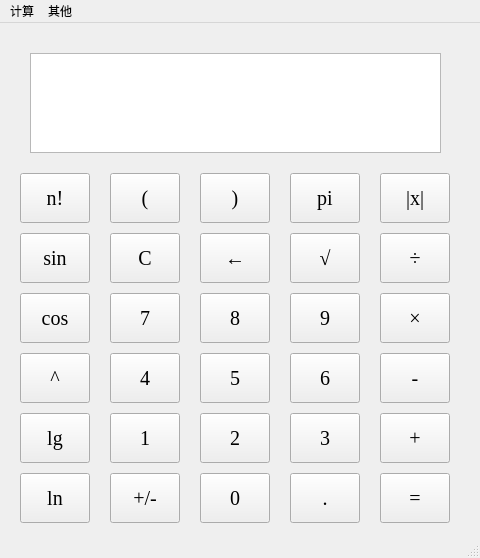
<?xml version="1.0" encoding="UTF-8"?>
<ui version="4.0">
 <class>Calculator_1_2</class>
 <widget class="QMainWindow" name="Calculator_1_2">
  <property name="geometry">
   <rect>
    <x>0</x>
    <y>0</y>
    <width>480</width>
    <height>558</height>
   </rect>
  </property>
  <property name="windowTitle">
   <string>Calculator V1.2</string>
  </property>
  <widget class="QWidget" name="centralwidget">
   <widget class="QTextBrowser" name="textBrowser">
    <property name="geometry">
     <rect>
      <x>30</x>
      <y>30</y>
      <width>411</width>
      <height>100</height>
     </rect>
    </property>
    <property name="font">
     <font>
      <family>Terminal</family>
      <pointsize>12</pointsize>
     </font>
    </property>
    <property name="cursor" stdset="0">
     <cursorShape>ArrowCursor</cursorShape>
    </property>
    <property name="html">
     <string>&lt;!DOCTYPE HTML PUBLIC &quot;-//W3C//DTD HTML 4.0//EN&quot; &quot;http://www.w3.org/TR/REC-html40/strict.dtd&quot;&gt;
&lt;html&gt;&lt;head&gt;&lt;meta name=&quot;qrichtext&quot; content=&quot;1&quot; /&gt;&lt;style type=&quot;text/css&quot;&gt;
p, li { white-space: pre-wrap; }
&lt;/style&gt;&lt;/head&gt;&lt;body style=&quot; font-family:'Terminal'; font-size:12pt; font-weight:400; font-style:normal;&quot;&gt;
&lt;p style=&quot;-qt-paragraph-type:empty; margin-top:0px; margin-bottom:0px; margin-left:0px; margin-right:0px; -qt-block-indent:0; text-indent:0px;&quot;&gt;&lt;br /&gt;&lt;/p&gt;&lt;/body&gt;&lt;/html&gt;</string>
    </property>
   </widget>
   <widget class="QPushButton" name="pushButton_Dot">
    <property name="geometry">
     <rect>
      <x>290</x>
      <y>450</y>
      <width>70</width>
      <height>50</height>
     </rect>
    </property>
    <property name="font">
     <font>
      <family>Times New Roman</family>
      <pointsize>15</pointsize>
     </font>
    </property>
    <property name="text">
     <string>.</string>
    </property>
   </widget>
   <widget class="QPushButton" name="pushButton_6">
    <property name="geometry">
     <rect>
      <x>290</x>
      <y>330</y>
      <width>70</width>
      <height>50</height>
     </rect>
    </property>
    <property name="font">
     <font>
      <family>Times New Roman</family>
      <pointsize>15</pointsize>
     </font>
    </property>
    <property name="text">
     <string>6</string>
    </property>
   </widget>
   <widget class="QPushButton" name="pushButton_8">
    <property name="geometry">
     <rect>
      <x>200</x>
      <y>270</y>
      <width>70</width>
      <height>50</height>
     </rect>
    </property>
    <property name="font">
     <font>
      <family>Times New Roman</family>
      <pointsize>15</pointsize>
     </font>
    </property>
    <property name="text">
     <string>8</string>
    </property>
   </widget>
   <widget class="QPushButton" name="pushButton_Eq">
    <property name="geometry">
     <rect>
      <x>380</x>
      <y>450</y>
      <width>70</width>
      <height>50</height>
     </rect>
    </property>
    <property name="font">
     <font>
      <family>Times New Roman</family>
      <pointsize>15</pointsize>
     </font>
    </property>
    <property name="text">
     <string>=</string>
    </property>
   </widget>
   <widget class="QPushButton" name="pushButton_Del">
    <property name="geometry">
     <rect>
      <x>200</x>
      <y>210</y>
      <width>70</width>
      <height>50</height>
     </rect>
    </property>
    <property name="font">
     <font>
      <family>Times New Roman</family>
      <pointsize>15</pointsize>
     </font>
    </property>
    <property name="text">
     <string>←</string>
    </property>
   </widget>
   <widget class="QPushButton" name="pushButton_1">
    <property name="geometry">
     <rect>
      <x>110</x>
      <y>390</y>
      <width>70</width>
      <height>50</height>
     </rect>
    </property>
    <property name="font">
     <font>
      <family>Times New Roman</family>
      <pointsize>15</pointsize>
     </font>
    </property>
    <property name="text">
     <string>1</string>
    </property>
   </widget>
   <widget class="QPushButton" name="pushButton_9">
    <property name="geometry">
     <rect>
      <x>290</x>
      <y>270</y>
      <width>70</width>
      <height>50</height>
     </rect>
    </property>
    <property name="font">
     <font>
      <family>Times New Roman</family>
      <pointsize>15</pointsize>
     </font>
    </property>
    <property name="text">
     <string>9</string>
    </property>
   </widget>
   <widget class="QPushButton" name="pushButton_Div">
    <property name="geometry">
     <rect>
      <x>380</x>
      <y>210</y>
      <width>70</width>
      <height>50</height>
     </rect>
    </property>
    <property name="font">
     <font>
      <family>Times New Roman</family>
      <pointsize>15</pointsize>
     </font>
    </property>
    <property name="text">
     <string>÷</string>
    </property>
   </widget>
   <widget class="QPushButton" name="pushButton_0">
    <property name="geometry">
     <rect>
      <x>200</x>
      <y>450</y>
      <width>70</width>
      <height>50</height>
     </rect>
    </property>
    <property name="font">
     <font>
      <family>Times New Roman</family>
      <pointsize>15</pointsize>
     </font>
    </property>
    <property name="text">
     <string>0</string>
    </property>
   </widget>
   <widget class="QPushButton" name="pushButton_4">
    <property name="geometry">
     <rect>
      <x>110</x>
      <y>330</y>
      <width>70</width>
      <height>50</height>
     </rect>
    </property>
    <property name="font">
     <font>
      <family>Times New Roman</family>
      <pointsize>15</pointsize>
     </font>
    </property>
    <property name="text">
     <string>4</string>
    </property>
   </widget>
   <widget class="QPushButton" name="pushButton_Sign">
    <property name="geometry">
     <rect>
      <x>110</x>
      <y>450</y>
      <width>70</width>
      <height>50</height>
     </rect>
    </property>
    <property name="font">
     <font>
      <family>Times New Roman</family>
      <pointsize>15</pointsize>
     </font>
    </property>
    <property name="text">
     <string>+/-</string>
    </property>
   </widget>
   <widget class="QPushButton" name="pushButton_5">
    <property name="geometry">
     <rect>
      <x>200</x>
      <y>330</y>
      <width>70</width>
      <height>50</height>
     </rect>
    </property>
    <property name="font">
     <font>
      <family>Times New Roman</family>
      <pointsize>15</pointsize>
     </font>
    </property>
    <property name="text">
     <string>5</string>
    </property>
   </widget>
   <widget class="QPushButton" name="pushButton_7">
    <property name="geometry">
     <rect>
      <x>110</x>
      <y>270</y>
      <width>70</width>
      <height>50</height>
     </rect>
    </property>
    <property name="font">
     <font>
      <family>Times New Roman</family>
      <pointsize>15</pointsize>
     </font>
    </property>
    <property name="text">
     <string>7</string>
    </property>
   </widget>
   <widget class="QPushButton" name="pushButton_Minus">
    <property name="geometry">
     <rect>
      <x>380</x>
      <y>330</y>
      <width>70</width>
      <height>50</height>
     </rect>
    </property>
    <property name="font">
     <font>
      <family>Times New Roman</family>
      <pointsize>15</pointsize>
     </font>
    </property>
    <property name="text">
     <string>-</string>
    </property>
   </widget>
   <widget class="QPushButton" name="pushButton_Times">
    <property name="geometry">
     <rect>
      <x>380</x>
      <y>270</y>
      <width>70</width>
      <height>50</height>
     </rect>
    </property>
    <property name="font">
     <font>
      <family>Times New Roman</family>
      <pointsize>15</pointsize>
     </font>
    </property>
    <property name="text">
     <string>×</string>
    </property>
   </widget>
   <widget class="QPushButton" name="pushButton_Sqrt">
    <property name="geometry">
     <rect>
      <x>290</x>
      <y>210</y>
      <width>70</width>
      <height>50</height>
     </rect>
    </property>
    <property name="font">
     <font>
      <family>Times New Roman</family>
      <pointsize>15</pointsize>
     </font>
    </property>
    <property name="text">
     <string>√</string>
    </property>
   </widget>
   <widget class="QPushButton" name="pushButton_3">
    <property name="geometry">
     <rect>
      <x>290</x>
      <y>390</y>
      <width>70</width>
      <height>50</height>
     </rect>
    </property>
    <property name="font">
     <font>
      <family>Times New Roman</family>
      <pointsize>15</pointsize>
     </font>
    </property>
    <property name="text">
     <string>3</string>
    </property>
   </widget>
   <widget class="QPushButton" name="pushButton_Plus">
    <property name="geometry">
     <rect>
      <x>380</x>
      <y>390</y>
      <width>70</width>
      <height>50</height>
     </rect>
    </property>
    <property name="font">
     <font>
      <family>Times New Roman</family>
      <pointsize>15</pointsize>
     </font>
    </property>
    <property name="text">
     <string>+</string>
    </property>
   </widget>
   <widget class="QPushButton" name="pushButton_C">
    <property name="geometry">
     <rect>
      <x>110</x>
      <y>210</y>
      <width>70</width>
      <height>50</height>
     </rect>
    </property>
    <property name="font">
     <font>
      <family>Times New Roman</family>
      <pointsize>15</pointsize>
     </font>
    </property>
    <property name="text">
     <string>C</string>
    </property>
   </widget>
   <widget class="QPushButton" name="pushButton_2">
    <property name="geometry">
     <rect>
      <x>200</x>
      <y>390</y>
      <width>70</width>
      <height>50</height>
     </rect>
    </property>
    <property name="font">
     <font>
      <family>Times New Roman</family>
      <pointsize>15</pointsize>
     </font>
    </property>
    <property name="text">
     <string>2</string>
    </property>
   </widget>
   <widget class="QPushButton" name="pushButton_10">
    <property name="geometry">
     <rect>
      <x>20</x>
      <y>270</y>
      <width>70</width>
      <height>50</height>
     </rect>
    </property>
    <property name="font">
     <font>
      <family>Times New Roman</family>
      <pointsize>15</pointsize>
     </font>
    </property>
    <property name="text">
     <string>cos</string>
    </property>
   </widget>
   <widget class="QPushButton" name="pushButton_11">
    <property name="geometry">
     <rect>
      <x>20</x>
      <y>390</y>
      <width>70</width>
      <height>50</height>
     </rect>
    </property>
    <property name="font">
     <font>
      <family>Times New Roman</family>
      <pointsize>15</pointsize>
     </font>
    </property>
    <property name="text">
     <string>lg</string>
    </property>
   </widget>
   <widget class="QPushButton" name="pushButton_C_2">
    <property name="geometry">
     <rect>
      <x>20</x>
      <y>210</y>
      <width>70</width>
      <height>50</height>
     </rect>
    </property>
    <property name="font">
     <font>
      <family>Times New Roman</family>
      <pointsize>15</pointsize>
     </font>
    </property>
    <property name="text">
     <string>sin</string>
    </property>
   </widget>
   <widget class="QPushButton" name="pushButton_Sign_2">
    <property name="geometry">
     <rect>
      <x>20</x>
      <y>450</y>
      <width>70</width>
      <height>50</height>
     </rect>
    </property>
    <property name="font">
     <font>
      <family>Times New Roman</family>
      <pointsize>15</pointsize>
     </font>
    </property>
    <property name="text">
     <string>ln</string>
    </property>
   </widget>
   <widget class="QPushButton" name="pushButton_12">
    <property name="geometry">
     <rect>
      <x>20</x>
      <y>330</y>
      <width>70</width>
      <height>50</height>
     </rect>
    </property>
    <property name="font">
     <font>
      <family>Times New Roman</family>
      <pointsize>15</pointsize>
     </font>
    </property>
    <property name="text">
     <string>^</string>
    </property>
   </widget>
   <widget class="QPushButton" name="pushButton_C_3">
    <property name="geometry">
     <rect>
      <x>20</x>
      <y>150</y>
      <width>70</width>
      <height>50</height>
     </rect>
    </property>
    <property name="font">
     <font>
      <family>Times New Roman</family>
      <pointsize>15</pointsize>
     </font>
    </property>
    <property name="text">
     <string>n!</string>
    </property>
   </widget>
   <widget class="QPushButton" name="pushButton_Sqrt_2">
    <property name="geometry">
     <rect>
      <x>290</x>
      <y>150</y>
      <width>70</width>
      <height>50</height>
     </rect>
    </property>
    <property name="font">
     <font>
      <family>Times New Roman</family>
      <pointsize>15</pointsize>
     </font>
    </property>
    <property name="text">
     <string>pi</string>
    </property>
   </widget>
   <widget class="QPushButton" name="pushButton_Del_2">
    <property name="geometry">
     <rect>
      <x>200</x>
      <y>150</y>
      <width>70</width>
      <height>50</height>
     </rect>
    </property>
    <property name="font">
     <font>
      <family>Times New Roman</family>
      <pointsize>15</pointsize>
     </font>
    </property>
    <property name="text">
     <string>)</string>
    </property>
   </widget>
   <widget class="QPushButton" name="pushButton_Div_2">
    <property name="geometry">
     <rect>
      <x>380</x>
      <y>150</y>
      <width>70</width>
      <height>50</height>
     </rect>
    </property>
    <property name="font">
     <font>
      <family>Times New Roman</family>
      <pointsize>15</pointsize>
     </font>
    </property>
    <property name="text">
     <string>|x|</string>
    </property>
   </widget>
   <widget class="QPushButton" name="pushButton_C_4">
    <property name="geometry">
     <rect>
      <x>110</x>
      <y>150</y>
      <width>70</width>
      <height>50</height>
     </rect>
    </property>
    <property name="font">
     <font>
      <family>Times New Roman</family>
      <pointsize>15</pointsize>
     </font>
    </property>
    <property name="text">
     <string>(</string>
    </property>
   </widget>
  </widget>
  <widget class="QMenuBar" name="menubar">
   <property name="geometry">
    <rect>
     <x>0</x>
     <y>0</y>
     <width>480</width>
     <height>26</height>
    </rect>
   </property>
   <widget class="QMenu" name="menu">
    <property name="title">
     <string>计算</string>
    </property>
    <addaction name="action_sound"/>
   </widget>
   <widget class="QMenu" name="menu_2">
    <property name="title">
     <string>其他</string>
    </property>
    <addaction name="action_about"/>
    <addaction name="action_history"/>
   </widget>
   <addaction name="menu"/>
   <addaction name="menu_2"/>
  </widget>
  <widget class="QStatusBar" name="statusbar"/>
  <action name="actiontest">
   <property name="text">
    <string>test</string>
   </property>
  </action>
  <action name="action_about">
   <property name="icon">
    <iconset>
     <normalon>images/about.png</normalon>
    </iconset>
   </property>
   <property name="text">
    <string>关于</string>
   </property>
  </action>
  <action name="action">
   <property name="text">
    <string>历史</string>
   </property>
  </action>
  <action name="action_3">
   <property name="text">
    <string>历史</string>
   </property>
  </action>
  <action name="action_history">
   <property name="icon">
    <iconset>
     <normaloff>images/history.png</normaloff>images/history.png</iconset>
   </property>
   <property name="text">
    <string>历史</string>
   </property>
  </action>
  <action name="action_sound">
   <property name="text">
    <string>朗读</string>
   </property>
  </action>
 </widget>
 <resources/>
 <connections/>
</ui>
